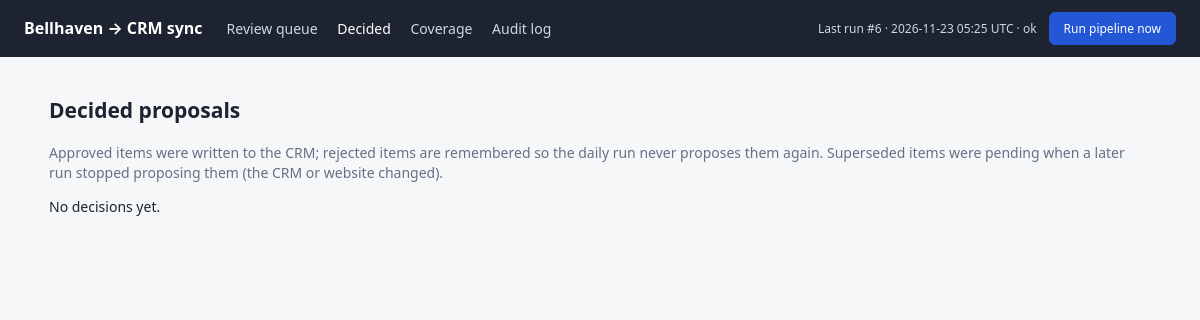
The app's page /history with its own data.
### tables this page shows
CREATE TABLE runs (
    id INTEGER PRIMARY KEY AUTOINCREMENT,
    started_at TEXT NOT NULL,
    finished_at TEXT,
    status TEXT,
    locations INTEGER, accounts INTEGER,
    new_proposals INTEGER, refreshed INTEGER, skipped_decided INTEGER, superseded INTEGER,
    warnings TEXT, coverage TEXT
);

### app.py (the view)
@app.get("/history")
def history():
    items = store.list((st.APPROVED, st.REJECTED, st.SUPERSEDED))
    items.sort(key=lambda i: i["decided_at"] or "", reverse=True)
    return render_template("history.html", items=items)

### app.py (called while the page is built)
@app.context_processor
def helpers():
    return {"KIND_LABELS": KIND_LABELS, "crm_link": lambda aid: f"{config.CRM_BROWSER_URL}/{aid}" if aid else None,
            "counts": store.counts(), "last_run": store.last_run(), "reviewer": REVIEWER}

### bhsync/store.py (called while the page is built)
    def last_run(self) -> dict | None:
        row = self.db.execute("SELECT * FROM runs WHERE finished_at IS NOT NULL ORDER BY id DESC LIMIT 1").fetchone()
        if not row:
            return None
        d = dict(row)
        d["warnings"] = json.loads(d["warnings"] or "[]")
        d["coverage"] = json.loads(d["coverage"] or "[]")
        return d

    def list(self, statuses: tuple[str, ...]) -> list[dict]:
        q = f"SELECT * FROM proposals WHERE status IN ({','.join('?' * len(statuses))}) ORDER BY id"
        return [self._row(r) for r in self.db.execute(q, statuses).fetchall()]

    def counts(self) -> dict:
        return {r["status"]: r["n"] for r in self.db.execute("SELECT status, COUNT(*) n FROM proposals GROUP BY status")}

### templates/history.html (shortened to what this page needs)
{% extends "base.html" %}
{% block content %}
<h2>Decided proposals</h2>
<p class="muted">Approved items were written to the CRM; rejected items are remembered so the daily run never proposes them again. Superseded items were pending when a later run stopped proposing them (the CRM or website changed).</p>
{% if not items %}<p>No decisions yet.</p>{% endif %}
{% endblock %}

### templates/base.html (shortened to what this page needs)
<!doctype html>
<html lang="en">
<head>
</head>
<body>
<header>
  <b>Bellhaven → CRM sync</b>
  <nav>
    <a href="{{ url_for('queue') }}" class="{{ 'on' if request.endpoint=='queue' }}">Review queue</a>
    <a href="{{ url_for('history') }}" class="{{ 'on' if request.endpoint=='history' }}">Decided</a>
    <a href="{{ url_for('coverage') }}" class="{{ 'on' if request.endpoint=='coverage' }}">Coverage</a>
    <a href="{{ url_for('audit') }}" class="{{ 'on' if request.endpoint=='audit' }}">Audit log</a>
  </nav>
  <div class="run">
    {% if last_run %}Last run #{{ last_run.id }} · {{ last_run.finished_at[:16].replace('T',' ') }} UTC · {{ last_run.status }}{% else %}No runs yet{% endif %}
    <form method="post" action="{{ url_for('run_pipeline') }}" onsubmit="this.querySelector('button').disabled=true">
      <button class="btn dark">Run pipeline now</button>
    </form>
  </div>
</header>
<main>
  {% block content %}{% endblock %}
</main>
</body>
</html>

### templates/base.html (style rules this page uses)
:root { --bg:#f6f7f9; --card:#fff; --ink:#1d2330; --muted:#667085; --line:#e4e7ec; --accent:#2457d6; --ok:#0f7b4a; --okbg:#e7f6ee; --bad:#b42318; --badbg:#fdecea; --warn:#a15c00; --warnbg:#fff4e0; }
* { box-sizing:border-box; }
body { margin:0; font:14px/1.45 system-ui,-apple-system,"Segoe UI",Roboto,sans-serif; color:var(--ink); background:var(--bg); }
header { background:#1d2330; color:#fff; padding:12px 24px; display:flex; gap:24px; align-items:center; flex-wrap:wrap; }
header b { font-size:16px; }
header nav a { color:#cfd6e4; text-decoration:none; margin-right:16px; }
header nav a.on, header nav a:hover { color:#fff; }
header .run { margin-left:auto; display:flex; gap:12px; align-items:center; color:#cfd6e4; font-size:12px; }
main { max-width:1150px; margin:0 auto; padding:20px 24px 60px; }
.btn { border:1px solid var(--line); background:#fff; padding:7px 14px; border-radius:6px; cursor:pointer; font:inherit; }
.btn.dark { background:var(--accent); border-color:var(--accent); color:#fff; }
.muted { color:var(--muted); }
a { color:var(--accent); }

### records on screen
runs: id "6", finished_at "2026-11-23 05:25", status "ok"
